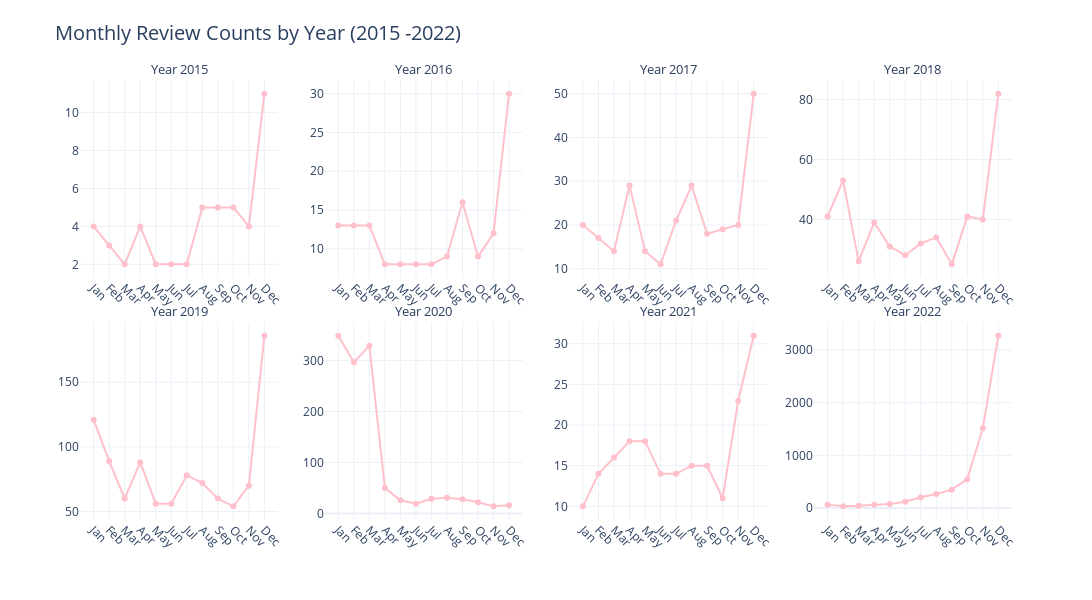

This figure's notebook cell:
### Markdown cell above
### 3. Monthly Review Counts by Year

### Code cell
# Ensure the date column is in datetime format
df['last_review_datetime'] = pd.to_datetime(df['last_review_datetime'], errors='coerce')

# Filter years starting from 2015
df = df[df['last_review_datetime'].dt.year >= 2015]

# Get the list of unique years
years = sorted(df['last_review_datetime'].dt.year.dropna().unique())

# Set number of subplot columns and calculate rows
n_cols = 4
n_rows = -(-len(years) // n_cols)  # Ceiling division

# Initialize subplot figure
fig = make_subplots(
    rows=n_rows,
    cols=n_cols,
    subplot_titles=[f"Year {year}" for year in years],
    horizontal_spacing=0.05,
    vertical_spacing=0.1
)

# Abbreviated month names (Jan, Feb, ..., Dec)
month_names = [calendar.month_abbr[m] for m in range(1, 13)]

# Loop through each year and add a line chart to the subplot
for i, year in enumerate(years):
    df_year = df[df['last_review_datetime'].dt.year == year]
    
    # Count number of reviews per month
    monthly_counts = df_year['last_review_datetime'].dt.month.value_counts().sort_index()
    
    # Ensure all months are present (fill missing with 0)
    monthly_counts = monthly_counts.reindex(range(1, 13), fill_value=0)

    # Determine row and column for the subplot
    row = (i // n_cols) + 1
    col = (i % n_cols) + 1

    # Add trace (line + markers) to the subplot
    fig.add_trace(
        go.Scatter(
            x=month_names,
            y=monthly_counts.values,
            mode='lines+markers',
            line=dict(width=2, color='pink'),
            marker=dict(size=6),
            showlegend=False
        ),
        row=row,
        col=col
    )

# Update overall layout of the figure
fig.update_layout(
    height=300 * n_rows,
    width=1200,
    title_text="Monthly Review Counts by Year (2015 -2022)",
    title_font=dict(size=20),
    template="plotly_white",
    margin=dict(t=80),
)

# Improve readability of subplot titles and axis labels
fig.update_annotations(font=dict(size=13))
fig.update_xaxes(tickangle=45)

# Display the plot
fig.show()

### Figure 1 — Plotly figure (JSON) as saved in the notebook; plotly's stock layout.template omitted (floating-point values rounded to 4 significant figures)
{"data": [{"line": {"color": "pink", "width": 2}, "marker": {"size": 6}, "mode": "lines+markers", "showlegend": false, "type": "scatter", "x": ["Jan", "Feb", "Mar", "Apr", "May", "Jun", "Jul", "Aug", "Sep", "Oct", "Nov", "Dec"], "xaxis": "x", "y": [4, 3, 2, 4, 2, 2, 2, 5, 5, 5, 4, 11], "yaxis": "y"}, {"line": {"color": "pink", "width": 2}, "marker": {"size": 6}, "mode": "lines+markers", "showlegend": false, "type": "scatter", "x": ["Jan", "Feb", "Mar", "Apr", "May", "Jun", "Jul", "Aug", "Sep", "Oct", "Nov", "Dec"], "xaxis": "x2", "y": [13, 13, 13, 8, 8, 8, 8, 9, 16, 9, 12, 30], "yaxis": "y2"}, {"line": {"color": "pink", "width": 2}, "marker": {"size": 6}, "mode": "lines+markers", "showlegend": false, "type": "scatter", "x": ["Jan", "Feb", "Mar", "Apr", "May", "Jun", "Jul", "Aug", "Sep", "Oct", "Nov", "Dec"], "xaxis": "x3", "y": [20, 17, 14, 29, 14, 11, 21, 29, 18, 19, 20, 50], "yaxis": "y3"}, {"line": {"color": "pink", "width": 2}, "marker": {"size": 6}, "mode": "lines+markers", "showlegend": false, "type": "scatter", "x": ["Jan", "Feb", "Mar", "Apr", "May", "Jun", "Jul", "Aug", "Sep", "Oct", "Nov", "Dec"], "xaxis": "x4", "y": [41, 53, 26, 39, 31, 28, 32, 34, 25, 41, 40, 82], "yaxis": "y4"}, {"line": {"color": "pink", "width": 2}, "marker": {"size": 6}, "mode": "lines+markers", "showlegend": false, "type": "scatter", "x": ["Jan", "Feb", "Mar", "Apr", "May", "Jun", "Jul", "Aug", "Sep", "Oct", "Nov", "Dec"], "xaxis": "x5", "y": [121, 89, 60, 88, 56, 56, 78, 72, 60, 54, 70, 186], "yaxis": "y5"}, {"line": {"color": "pink", "width": 2}, "marker": {"size": 6}, "mode": "lines+markers", "showlegend": false, "type": "scatter", "x": ["Jan", "Feb", "Mar", "Apr", "May", "Jun", "Jul", "Aug", "Sep", "Oct", "Nov", "Dec"], "xaxis": "x6", "y": [349, 297, 329, 50, 26, 19, 29, 31, 28, 22, 14, 16], "yaxis": "y6"}, {"line": {"color": "pink", "width": 2}, "marker": {"size": 6}, "mode": "lines+markers", "showlegend": false, "type": "scatter", "x": ["Jan", "Feb", "Mar", "Apr", "May", "Jun", "Jul", "Aug", "Sep", "Oct", "Nov", "Dec"], "xaxis": "x7", "y": [10, 14, 16, 18, 18, 14, 14, 15, 15, 11, 23, 31], "yaxis": "y7"}, {"line": {"color": "pink", "width": 2}, "marker": {"size": 6}, "mode": "lines+markers", "showlegend": false, "type": "scatter", "x": ["Jan", "Feb", "Mar", "Apr", "May", "Jun", "Jul", "Aug", "Sep", "Oct", "Nov", "Dec"], "xaxis": "x8", "y": [60, 32, 42, 61, 77, 119, 204, 266, 348, 548, 1516, 3272], "yaxis": "y8"}], "layout": {"annotations": [{"font": {"size": 13}, "showarrow": false, "text": "Year 2015", "x": 0.1062, "xanchor": "center", "xref": "paper", "y": 1, "yanchor": "bottom", "yref": "paper"}, {"font": {"size": 13}, "showarrow": false, "text": "Year 2016", "x": 0.3688, "xanchor": "center", "xref": "paper", "y": 1, "yanchor": "bottom", "yref": "paper"}, {"font": {"size": 13}, "showarrow": false, "text": "Year 2017", "x": 0.6313, "xanchor": "center", "xref": "paper", "y": 1, "yanchor": "bottom", "yref": "paper"}, {"font": {"size": 13}, "showarrow": false, "text": "Year 2018", "x": 0.8938, "xanchor": "center", "xref": "paper", "y": 1, "yanchor": "bottom", "yref": "paper"}, {"font": {"size": 13}, "showarrow": false, "text": "Year 2019", "x": 0.1062, "xanchor": "center", "xref": "paper", "y": 0.45, "yanchor": "bottom", "yref": "paper"}, {"font": {"size": 13}, "showarrow": false, "text": "Year 2020", "x": 0.3688, "xanchor": "center", "xref": "paper", "y": 0.45, "yanchor": "bottom", "yref": "paper"}, {"font": {"size": 13}, "showarrow": false, "text": "Year 2021", "x": 0.6313, "xanchor": "center", "xref": "paper", "y": 0.45, "yanchor": "bottom", "yref": "paper"}, {"font": {"size": 13}, "showarrow": false, "text": "Year 2022", "x": 0.8938, "xanchor": "center", "xref": "paper", "y": 0.45, "yanchor": "bottom", "yref": "paper"}], "height": 600, "margin": {"t": 80}, "title": {"font": {"size": 20}, "text": "Monthly Review Counts by Year (2015 -2022)"}, "width": 1200, "xaxis": {"anchor": "y", "domain": [0, 0.2125], "tickangle": 45}, "xaxis2": {"anchor": "y2", "domain": [0.2625, 0.475], "tickangle": 45}, "xaxis3": {"anchor": "y3", "domain": [0.525, 0.7375], "tickangle": 45}, "xaxis4": {"anchor": "y4", "domain": [0.7875, 1], "tickangle": 45}, "xaxis5": {"anchor": "y5", "domain": [0, 0.2125], "tickangle": 45}, "xaxis6": {"anchor": "y6", "domain": [0.2625, 0.475], "tickangle": 45}, "xaxis7": {"anchor": "y7", "domain": [0.525, 0.7375], "tickangle": 45}, "xaxis8": {"anchor": "y8", "domain": [0.7875, 1], "tickangle": 45}, "yaxis": {"anchor": "x", "domain": [0.55, 1]}, "yaxis2": {"anchor": "x2", "domain": [0.55, 1]}, "yaxis3": {"anchor": "x3", "domain": [0.55, 1]}, "yaxis4": {"anchor": "x4", "domain": [0.55, 1]}, "yaxis5": {"anchor": "x5", "domain": [0, 0.45]}, "yaxis6": {"anchor": "x6", "domain": [0, 0.45]}, "yaxis7": {"anchor": "x7", "domain": [0, 0.45]}, "yaxis8": {"anchor": "x8", "domain": [0, 0.45]}}}
